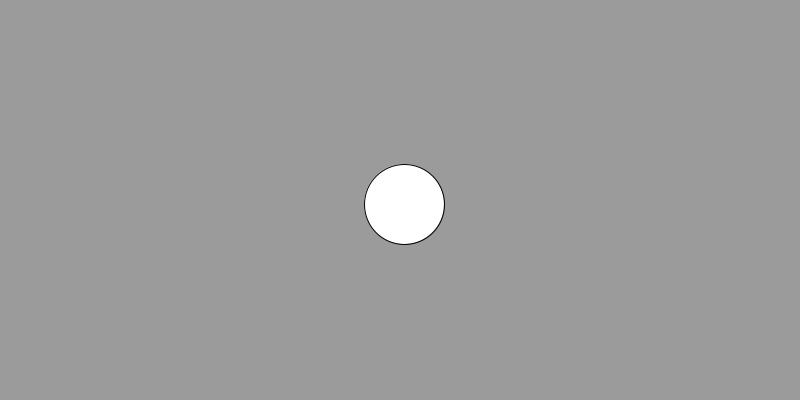
Frame 1 (no input)
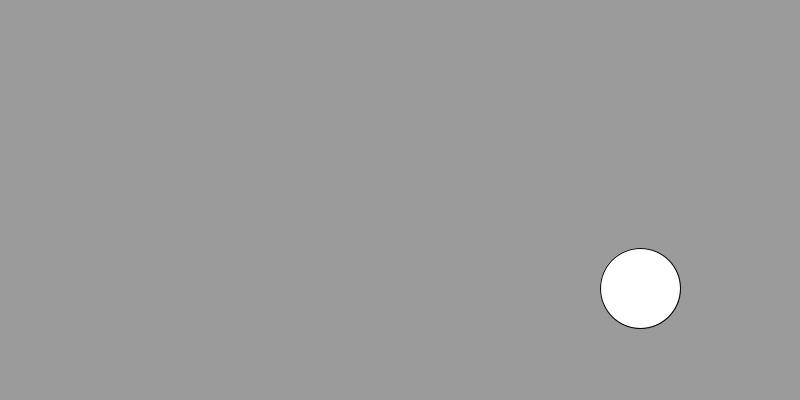
Frame 60 (the mouse pressed at the canvas centre just before this capture)
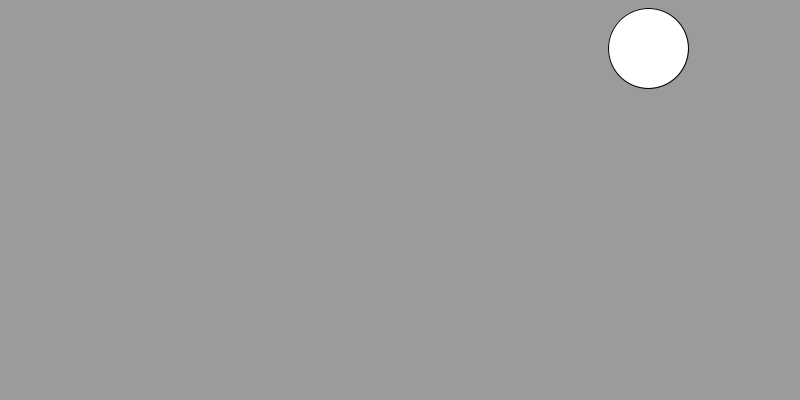
Frame 120 (the mouse held since frame 60 and released just before this capture)

The Processing sketch that drew these frames (run headless with seeded random() and noise(); from frame 60 on, the mouse is pressed at the canvas centre):

// Processing sketch: bouncing_ball
// ── bouncing_ball.pde
PVector loc = new PVector(400, 200);
PVector vel = new PVector(4, 4);
int d = 80;
int r = d / 2;

void setup() {
    size(800, 400);
}

void draw() {
    background(155);
    loc.add(vel);
    if (loc.x > width - r || loc.x < r) {
        vel.x *= -1;
    }
    if (loc.y > height - r || loc.y < r) {
        vel.y *= -1;
    }
    circle(loc.x, loc.y, d);
}
